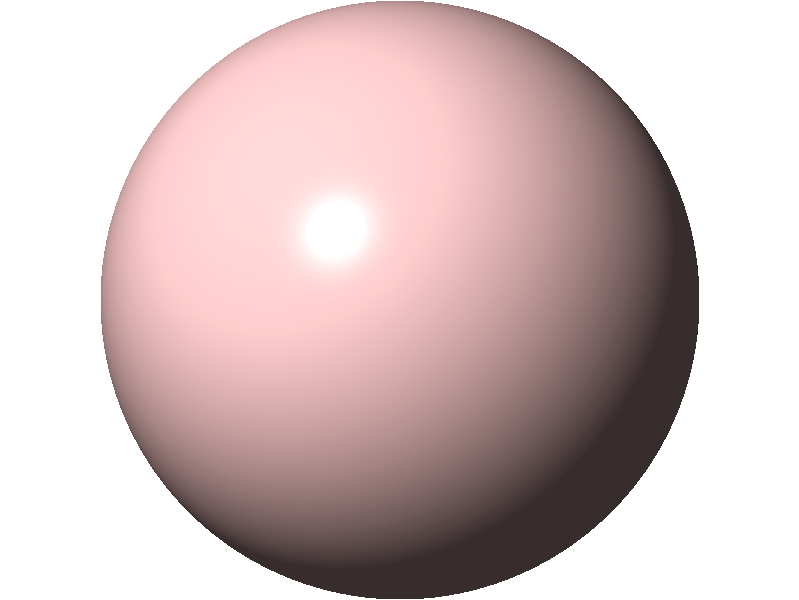

Recreate this plot in MATLAB. (Note: this script raises an error after producing the figure.)
% plot_spheres.m — 4 spheres with Phong shading, weak → strong red
cd(fileparts(mfilename('fullpath')));

% ╔══════════════════════════════════════════════════════════════════════════╗
% ║                        USER SETTINGS                                    ║
% ╠══════════════════════════════════════════════════════════════════════════╣
output_dir  = 'sphere_fig';
fig_size_cm = 8;
png_dpi     = 300;
N           = 600;      % grid resolution

% Peak red shades weak → strong (redblue palette red end)
red_peak = [
    1.00, 0.80, 0.80;   % weak   — pale blush
    0.96, 0.52, 0.52;   % soft   — light red
    0.84, 0.18, 0.18;   % medium — mid red
    0.65, 0.00, 0.05;   % strong — deep crimson
];
labels = {'1_weak', '2_soft', '3_medium', '4_strong'};

% Phong lighting parameters
light_dir   = [-0.50, -0.55, 1.00];   % upper-left, toward viewer
k_ambient   = 0.10;
k_diffuse   = 0.65;
k_specular  = 0.55;
shininess   = 38;
% ╚══════════════════════════════════════════════════════════════════════════╝

if ~exist(output_dir, 'dir'), mkdir(output_dir); end

% ── Sphere geometry & lighting (same for all 4) ───────────────────────────
[X, Y] = meshgrid(linspace(-1, 1, N), linspace(-1, 1, N));
R2   = X.^2 + Y.^2;
mask = R2 < 1;

Nz = sqrt(max(0, 1 - R2));   % surface normal z-component (Nx=X, Ny=Y)

Lv     = light_dir / norm(light_dir);
dot_LN = X*Lv(1) + Y*Lv(2) + Nz*Lv(3);
Id     = max(0, dot_LN);                  % diffuse term

Rz = 2*dot_LN.*Nz - Lv(3);              % reflected-ray z toward viewer
Is = max(0, Rz).^shininess;              % specular term

I      = k_ambient + k_diffuse*Id + k_specular*Is;
I(~mask) = NaN;

% ── Per-sphere rendering ──────────────────────────────────────────────────
for k = 1:4
    rc = red_peak(k, :);
    dark_c = 0.08 * rc;   % shadow = very dark version of base colour

    sphere_img = zeros(N, N, 3);
    for ch = 1:3
        % I in [0, t_base] → shadow → base colour
        t_base = 0.65;
        t1 = min(max(I / t_base, 0), 1);
        channel = dark_c(ch)*(1 - t1) + rc(ch)*t1;

        % I in [t_base, 1] → base colour → white (specular highlight)
        t2 = min(max((I - t_base) / (1 - t_base), 0), 1);
        channel = channel.*(1 - t2) + t2;

        channel(~mask) = 1;           % white outside (will be masked)
        sphere_img(:,:,ch) = channel;
    end

    fig = figure('Units', 'centimeters', ...
                 'Position', [2 2 fig_size_cm fig_size_cm], ...
                 'PaperUnits', 'centimeters', ...
                 'PaperSize', [fig_size_cm fig_size_cm], ...
                 'Color', 'w');
    ax = axes('Parent', fig, 'Color', 'w', 'Position', [0 0 1 1]);
    image(ax, sphere_img);
    axis(ax, 'equal', 'off', 'tight');
    ax.LooseInset = [0 0 0 0];

    out = fullfile(output_dir, ['sphere_' labels{k}]);

    % Export square, then apply circular alpha mask
    exportgraphics(fig, [out '.png'], 'Resolution', png_dpi, 'BackgroundColor', 'white');
    img = imread([out '.png']);
    [h, w, ~] = size(img);
    cx = w/2;  cy = h/2;  r = min(h,w)/2 - 1;
    [Xm, Ym] = meshgrid(1:w, 1:h);
    alpha_ch = double(((Xm-cx).^2 + (Ym-cy).^2) <= r^2);
    imwrite(img, [out '.png'], 'Alpha', alpha_ch);

    exportgraphics(fig, [out '.pdf'], 'ContentType', 'image', ...
        'Resolution', png_dpi, 'BackgroundColor', 'white');
    fprintf('Saved: %s\n', out);
    close(fig);
end
